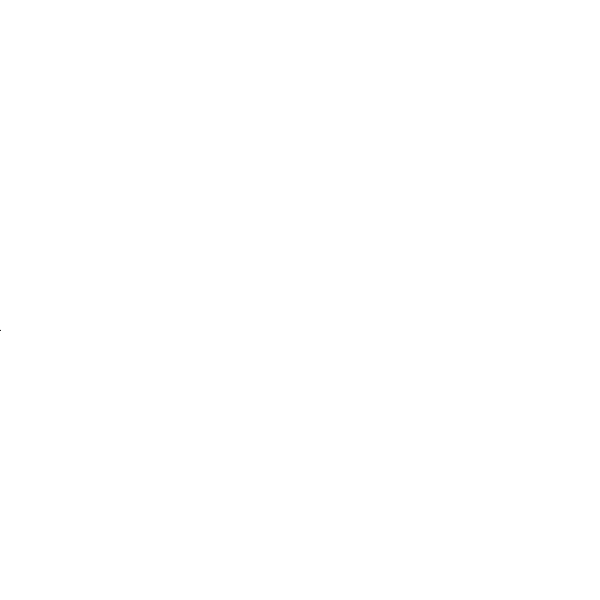
Frame 1 (no input)
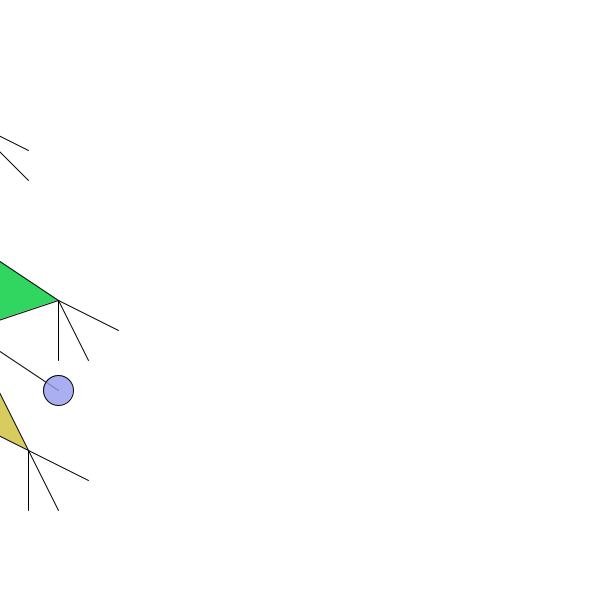
Frame 60 (the mouse pressed at the canvas centre just before this capture)
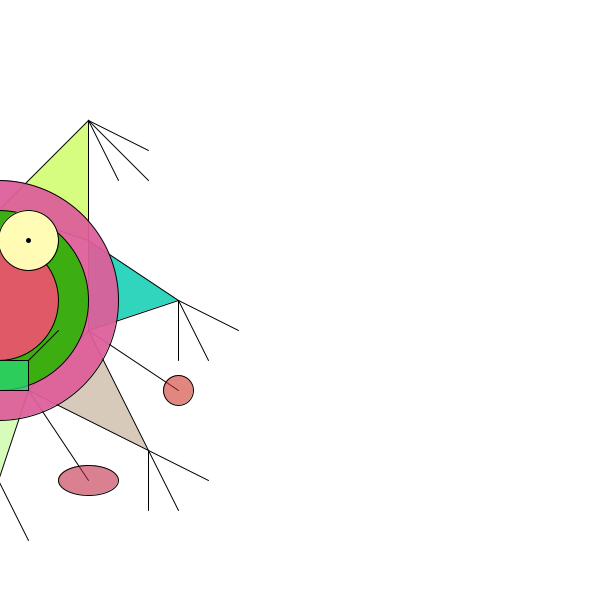
Frame 120 (the mouse held since frame 60 and released just before this capture)

The Processing sketch that drew these frames (run headless with seeded random() and noise(); from frame 60 on, the mouse is pressed at the canvas centre):

// Processing sketch: processing_167069
// ── processing_167069.pde

int a=-330;
int b=-330;
int c=-240;
int d=-240;
int e=-150;
int f=-150;
int g=-150;
int h=-60;
int i=-150;
int j=-150;
int k=-90;
int l=-210;
int m=-210;
int n=-240;
int o=-270;
int p=-270;
int q=-390;
int r=-330;
int s=-330;
int t=-420;
int u=-330;
int v=-240;
int w=-240;
int x=-150;
int y=-60;
int z=-210;
int aa=-150;
int ab=-270;
int ac=-330;
int ad=-330;
int ae=-420;
int af=-240;
int ag=-240;
int ah=-240;
int ai=-270;
int aj=-210;
int ak=-420;
int al=-60;
int am=-330;
int an=-150;
int ao=-300;
int ap=-270;
int aq=-270;
int ar=-210;
int as=-210;
int at=-180;
int au=-270;
int av=-240;
int aw=-330;
int aw1=-330;
int aw2=-330;
int ax=-390;
int ay=-390;
int az=-360;
int ba=-150;
int bb=-90;
int bc=-150;
int bd=-90;
int be=-150;
int bf=-120;
int bg=-60;
int bh=0;
int bi=-60;
int bj=-30;
int bk=-60;
int bl=-60;
int bm=-90;
int bn=-30;
int bo=-90;
int bp=-60;
int bq=-90;
int br=-90;
int bs=-240;
int bt=-210;
int bu=-240;
int bv=-240;
int bw=-240;
int bx=-270;
int by=-390;
int bz=-390;
int ca=-390;
int cb=-420;
int cd=-390;
int ce=-450;
int cf=-420;
int cg=-420;
int ch=-420;
int ci=-450;
int cj=-420;
int ck=-480;
int cl=-270;
int cm=-210;

int za=#FFFFFF;
int zb=#FF0000;
int zc=#000000;
int ze=#050B34;
int ze1=#340529;
int ze2=#2C3405;
int ze3=#340509;

int ya=#5B625F;
int yb=#2A2D2E;
void setup ()
{
  size (600,600);
}
void draw ()
{
  background (#FFFFFF);
  stroke (0);
  strokeWeight (1);
  fill (za+#3900D8);
  za=za+#FFFFFF;
  triangle (a,240,b,120,c,210);
  a=a+2;
  b=b+2;
  c=c+2;
  fill (za+#D800C3);
  za=za+#FFFFFF;
  triangle (d,210,e,120,f,240);
  d=d+2;
  e=e+2;
  f=f+2;
  fill (za+#31D800);
  za=za+#FFFFFF;
  triangle (g,240,h,300,i,330);
  g=g+2;
  h=h+2;
  i=i+2;
  fill (za+#D8CE00);
  za=za+#FFFFFF;
  triangle (j,330,k,450,l,390);
  j=j+2;
  k=k+2;
  l=l+2;
  fill (za+#D80000);
  za=za+#FFFFFF;
  triangle (m,390,n,480,o,390);
  m=m+2;
  n=n+2;
  o=o+2;
  fill (za+#0092D8);
  za=za+#FFFFFF;
  triangle (p,390,q,450,r,330);
  p=p+2;
  q=q+2;
  r=r+2;
  fill (za+#74A234);
  za=za+#FFFFFF;
  triangle (s,330,t,300,u,240);
  s=s+2;
  t=t+2;
  u=u+2;
  line (v,210,w,60);
  v=v+2;
  w=w+2;
  line (x,330,y,390);
  x=x+2;
  y=y+2;
  line (z,390,aa,480);
  z=z+2;
  aa=aa+2;
  line (ab,390,ac,480);
  ab=ab+2;
  ac=ac+2;
  line (ad,330,ae,390);
  ad=ad+2;
  ae=ae+2;
  fill (zb+#AAA500);
  zb=zb+za;
  ellipse (af,300,240,240);
  af=af+2;
  fill (zb+za);
  zb=zb+#DE0700;
  ellipse (ag,300,180,180);
  ag=ag+2;
  fill (zb+#BC8100+#1F151B);
  zb=zb+za;
  ellipse (ah,300,120,120);
  ah=ah+2;
  fill (za+zc+#000000);
  ellipse (ai,240,60,60);
  ai=ai+2;
  fill (za+zc+#FFFFFF);
  ellipse (aj,240,60,60);
  aj=aj+2;
  fill (ze+#FF991C);
  ze=ze+#1F8668;
  ellipse (ak,390,30,30);
  ak=ak+2;
  fill (ze1+#44D31E);
  ze1=ze1+#1ED392;
  ellipse (al,390,30,30);
  al=al+2;
  fill (ze2+#D31EB5);
  ze2=ze2+#D3CE1E;
  ellipse (am,480,60,30);
  am=am+2;
  fill (ze3+#35D31E);
  ze3=ze3+#1ED37D;
  ellipse (an,480,60,30);
  an=an+2;
  line (ao,330,ap,360);
  ao=ao+2;
  ap=ap+2;
  line (aq,360,ar,360);
  aq=aq+2;
  ar=ar+2;
  line (as,360,at,330);
  as=as+2;
  at=at+2;
  fill (ya+#0E6D71);
  ya=ya+#14710E;
  rect (au,360,30,30);
  au=au+2;
  fill (yb+#711E0E);
  yb=yb+#710E16;
  rect (av,360,30,30);
  av=av+2;
  line (aw,120,ax,150);
  aw=aw+2;
  ax=ax+2;
  line (aw,120,ay,180);
  aw1=aw1+2;
  ay=ay+2;
  line (aw,120,az,180);
  aw2=aw2+2;
  az=az+2;
  line (ba,120,bb,150);
  ba=ba+2;
  bb=bb+2;
  line (bc,120,bd,180);
  bc=bc+2;
  bd=bd+2;
  line (be,120,bf,180);
  be=be+2;
  bf=bf+2;
  line (bg,300,bh,330);
  bg=bg+2;
  bh=bh+2;
  line (bi,300,bj,360);
  bi=bi+2;
  bj=bj+2;
  line (bk,300,bl,360);
  bk=bk+2;
  bl=bl+2;
  line (bm,450,bn,480);
  bm=bm+2;
  bn=bn+2;
  line (bo,450,bp,510);
  bo=bo+2;
  bp=bp+2;
  line (bq,450,br,510);
  bq=bq+2;
  br=br+2;
  line (bs,480,bt,540);
  bs=bs+2;
  bt=bt+2;
  line (bu,480,bv,540);
  bu=bu+2;
  bv=bv+2;
  line (bw,480,bx,540);
  bw=bw+2;
  bx=bx+2;
  line (by,450,bz,510);
  by=by+2;
  bz=bz+2;
  line (ca,450,cb,510);
  ca=ca+2;
  cb=cb+2;
  line (cd,450,ce,480);
  cd=cd+2;
  ce=ce+2;
  line (cf,300,cg,360);
  cf=cf+2;
  cg=cg+2;
  line (ch,300,ci,360);
  ch=ch+2;
  ci=ci+2;
  line (cj,300,ck,330);
  cj=cj+2;
  ck=ck+2;
  stroke (0);
  strokeWeight (5);
  point (cl,240);
  cl=cl+2;
  point (cm,240);
  cm=cm+2;
}
